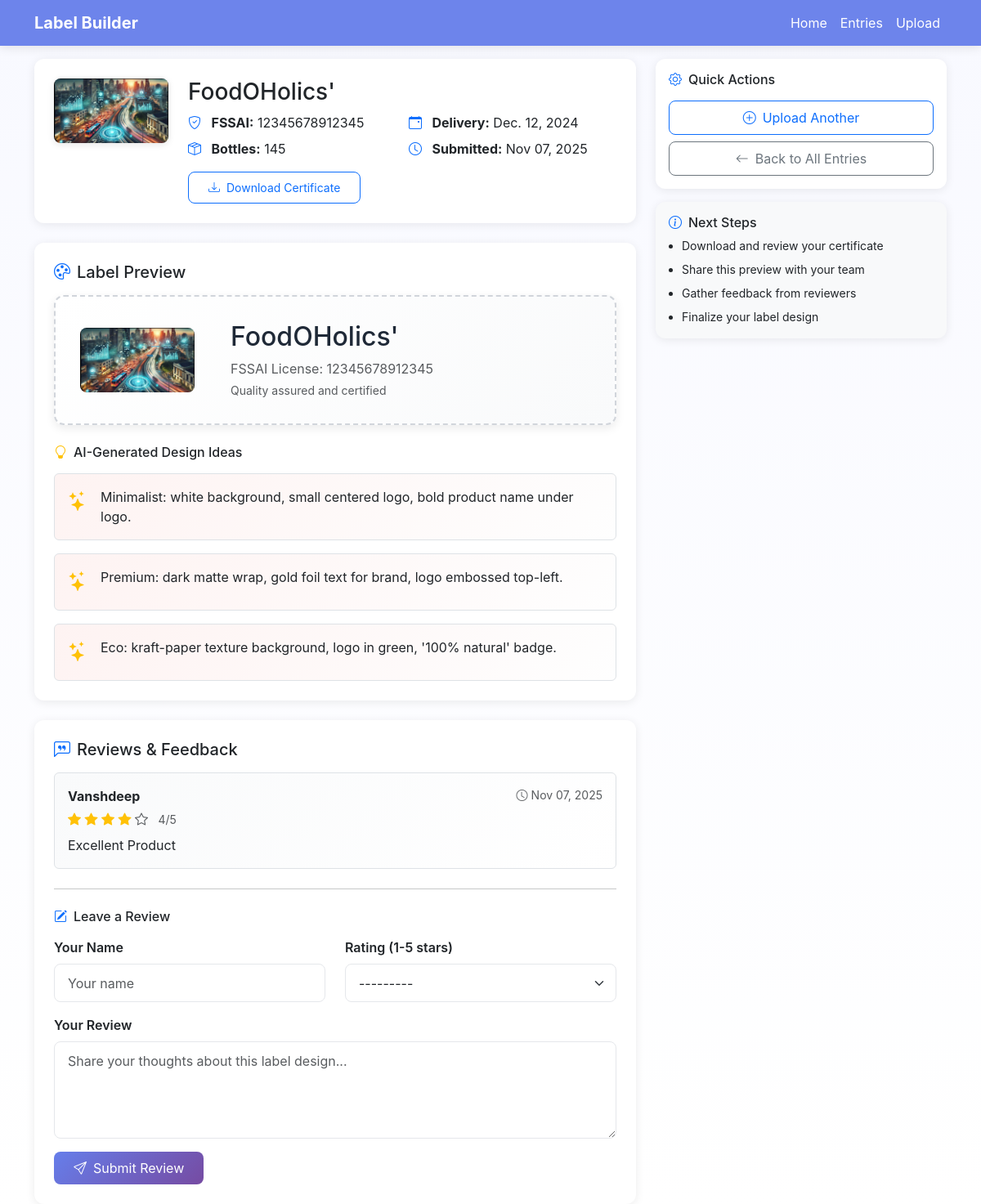
Screenshot of /entry/2/ with the database file from the repository.
### bottle/models.py (models this page shows, shortened)
class FSSAIEntry(models.Model):
    fssai_code = models.CharField(max_length=100)
    authorisation_name = models.CharField(max_length=150)
    date_of_delivery = models.DateField()
    number_of_orders = models.PositiveIntegerField()
    logo = models.ImageField(upload_to='logos/')
    certificate = models.FileField(upload_to='certificates/')
    submitted_at = models.DateTimeField(default=timezone.now)

class Review(models.Model):
    entry = models.ForeignKey(FSSAIEntry, on_delete=models.CASCADE, related_name='reviews')
    name = models.CharField(max_length=100)
    rating = models.IntegerField(choices=[(i, i) for i in range(1, 6)])
    feedback = models.TextField()
    created_at = models.DateTimeField(auto_now_add=True)

### bottle/views.py (the view)
# urls.py: path('entry/<int:pk>/', views.detail, name='detail'),
def detail(request, pk):
    entry = get_object_or_404(FSSAIEntry, pk=pk)
    if request.method == 'POST':
        rform = ReviewForm(request.POST)
        if rform.is_valid():
            rev = rform.save(commit=False)
            rev.entry = entry
            rev.save()
            messages.success(request, 'Thank you for your review!')
            return redirect(reverse('bottle:detail', args=[entry.id]))
    else:
        rform = ReviewForm()
    logo_url = entry.logo.url if entry.logo else ''
    ideas = [
        "Minimalist: white background, small centered logo, bold product name under logo.",
        "Premium: dark matte wrap, gold foil text for brand, logo embossed top-left.",
        "Eco: kraft-paper texture background, logo in green, '100% natural' badge.",
    ]
    return render(request, 'bottle/detail.html', {
        'entry': entry,
        'review_form': rform,
        'ideas': ideas,
        'logo_url': logo_url,
    })

### bottle/forms.py
class ReviewForm(forms.ModelForm):
    class Meta:
        model = Review
        fields = ['name', 'rating', 'feedback']
        widgets = {
            'name': forms.TextInput(attrs={
                'placeholder': 'Your name',
                'class': 'form-control'
            }),
            'rating': forms.Select(attrs={
                'class': 'form-select'
            }),
            'feedback': forms.Textarea(attrs={
                'rows': 4,
                'placeholder': 'Share your thoughts about this label design...',
                'class': 'form-control'
            }),
        }
        labels = {
            'name': 'Your Name',
            'rating': 'Rating (1-5 stars)',
            'feedback': 'Your Review',
        }

### templates/bottle/detail.html (shortened to what this page needs)
{% extends 'bottle/base.html' %}
{% block content %}
  <div class="row">
    <div class="col-lg-8">
      <div class="card mb-4">
        <div class="card-body p-4">
          <div class="d-flex align-items-start">
            <div class="me-4">
              {% if entry.logo %}
                <img src="{{ entry.logo.url }}" class="logo-thumb" alt="logo" style="max-width: 140px; max-height: 140px;">
              {% else %}
                <div class="logo-thumb d-flex align-items-center justify-content-center bg-light" style="width: 140px; height: 140px;">
                  <i class="bi bi-image text-muted" style="font-size: 3rem;"></i>
                </div>
              {% endif %}
            </div>
            <div class="flex-grow-1">
              <h3 class="mb-2">{{ entry.authorisation_name }}</h3>
              <div class="row g-3">
                <div class="col-md-6">
                  <p class="mb-2">
                    <i class="bi bi-shield-check text-primary me-2"></i>
                    <strong>FSSAI:</strong> {{ entry.fssai_code }}
                  </p>
                  <p class="mb-2">
                    <i class="bi bi-box-seam text-primary me-2"></i>
                    <strong>Bottles:</strong> {{ entry.number_of_orders }}
                  </p>
                </div>
                <div class="col-md-6">
                  <p class="mb-2">
                    <i class="bi bi-calendar-event text-primary me-2"></i>
                    <strong>Delivery:</strong> {{ entry.date_of_delivery }}
                  </p>
                  <p class="mb-2">
                    <i class="bi bi-clock text-primary me-2"></i>
                    <strong>Submitted:</strong> {{ entry.submitted_at|date:"M d, Y" }}
                  </p>
                </div>
              </div>
              {% if entry.certificate %}
                <a href="{{ entry.certificate.url }}" target="_blank" class="btn btn-outline-primary btn-sm mt-2">
                  <i class="bi bi-download me-2"></i>Download Certificate
                </a>
              {% endif %}
            </div>
          </div>
        </div>
      </div>
      <div class="card mb-4">
        <div class="card-body p-4">
          <h5 class="mb-3">
            <i class="bi bi-palette text-primary me-2"></i>Label Preview
          </h5>
          <div class="label-preview my-3">
            <div class="d-flex align-items-center">
              <div style="flex:0 0 160px;">
                {% if entry.logo %}
                  <img src="{{ entry.logo.url }}" alt="logo" style="max-width:140px; border-radius: 8px;">
                {% else %}
                  <div class="bg-light rounded p-3 text-center">
                    <i class="bi bi-image text-muted" style="font-size: 3rem;"></i>
                  </div>
                {% endif %}
              </div>
              <div class="ms-4">
                <h2 class="mb-2" style="color: #1f2937;">{{ entry.authorisation_name }}</h2>
                <p class="mb-1 text-muted">FSSAI License: {{ entry.fssai_code }}</p>
                <p class="mb-0 small text-muted">Quality assured and certified</p>
              </div>
            </div>
          </div>
          <h6 class="mt-4 mb-3">
            <i class="bi bi-lightbulb text-warning me-2"></i>AI-Generated Design Ideas
          </h6>
          <div class="row g-3">
            {% for idea in ideas %}
              <div class="col-12">
                <div class="p-3 border rounded" style="background: linear-gradient(135deg, #fef3f2 0%, #fefefe 100%);">
                  <div class="d-flex">
                    <i class="bi bi-stars text-warning me-3" style="font-size: 1.5rem;"></i>
                    <p class="mb-0">{{ idea }}</p>
                  </div>
                </div>
              </div>
            {% endfor %}
          </div>
        </div>
      </div>
      <div class="card">
        <div class="card-body p-4">
          <h5 class="mb-3">
            <i class="bi bi-chat-left-quote text-primary me-2"></i>Reviews & Feedback
          </h5>
          {% include 'bottle/_reviews.html' %}
          <hr class="my-4">
          <h6 class="mb-3">
            <i class="bi bi-pencil-square text-primary me-2"></i>Leave a Review
          </h6>
          <form method="post">
            <div class="row">
              <div class="col-md-6 mb-3">
                <label class="form-label fw-semibold">{{ review_form.name.label }}</label>
                {{ review_form.name }}
              </div>
              <div class="col-md-6 mb-3">
                <label class="form-label fw-semibold">{{ review_form.rating.label }}</label>
                {{ review_form.rating }}
              </div>
            </div>
            <div class="mb-3">
              <label class="form-label fw-semibold">{{ review_form.feedback.label }}</label>
              {{ review_form.feedback }}
            </div>
            <button type="submit" class="btn btn-primary">
              <i class="bi bi-send me-2"></i>Submit Review
            </button>
          </form>
        </div>
      </div>
    </div>
    <div class="col-lg-4">
      <div class="card mb-3">
        <div class="card-body">
          <h6 class="mb-3">
            <i class="bi bi-gear text-primary me-2"></i>Quick Actions
          </h6>
          <div class="d-grid gap-2">
            <a class="btn btn-outline-primary" href="{% url 'bottle:upload' %}">
              <i class="bi bi-plus-circle me-2"></i>Upload Another
            </a>
            <a class="btn btn-outline-secondary" href="{% url 'bottle:home' %}">
              <i class="bi bi-arrow-left me-2"></i>Back to All Entries
            </a>
          </div>
        </div>
      </div>
      <div class="card bg-light">
        <div class="card-body">
          <h6 class="mb-2">
            <i class="bi bi-info-circle text-primary me-2"></i>Next Steps
          </h6>
          <ul class="small mb-0 ps-3">
            <li class="mb-2">Download and review your certificate</li>
            <li class="mb-2">Share this preview with your team</li>
            <li class="mb-2">Gather feedback from reviewers</li>
            <li>Finalize your label design</li>
          </ul>
        </div>
      </div>
    </div>
  </div>
{% endblock %}

### templates/bottle/_reviews.html
{% if entry.reviews.count %}
  <div class="mb-3">
    {% for rev in entry.reviews.all|dictsortreversed:"created_at" %}
      <div class="p-3 mb-3 border rounded" style="background: linear-gradient(135deg, #f9fafb 0%, #ffffff 100%);">
        <div class="d-flex justify-content-between align-items-start mb-2">
          <div>
            <strong class="text-dark">{{ rev.name }}</strong>
            <div class="mt-1">
              {% for i in "12345" %}
                {% if forloop.counter <= rev.rating %}
                  <i class="bi bi-star-fill text-warning"></i>
                {% else %}
                  <i class="bi bi-star text-muted"></i>
                {% endif %}
              {% endfor %}
              <span class="ms-2 small text-muted">{{ rev.rating }}/5</span>
            </div>
          </div>
          <small class="text-muted">
            <i class="bi bi-clock me-1"></i>{{ rev.created_at|date:"M d, Y" }}
          </small>
        </div>
        <p class="mb-0 text-dark">{{ rev.feedback }}</p>
      </div>
    {% endfor %}
  </div>
{% else %}
  <div class="text-center py-4 mb-3 bg-light rounded">
    <i class="bi bi-chat-left-dots text-muted" style="font-size: 2.5rem;"></i>
    <p class="text-muted mb-0 mt-2">No reviews yet — be the first to share your thoughts!</p>
  </div>
{% endif %}

### templates/bottle/base.html (style rules this page uses)
body { padding-top: 72px; background: linear-gradient(180deg,#f8f9ff 0%, #ffffff 100%); font-family: -apple-system, BlinkMacSystemFont, 'Segoe UI', Roboto, 'Helvetica Neue', Arial, sans-serif; }
.logo-thumb { max-width: 120px; max-height: 80px; object-fit: contain; border-radius: 8px; box-shadow: 0 2px 8px rgba(0,0,0,0.1); }
.label-preview { border: 2px dashed #d1d5db; padding: 30px; border-radius: 12px; background: linear-gradient(135deg, #ffffff 0%, #f9fafb 100%); box-shadow: 0 4px 12px rgba(0,0,0,0.08); }
.card { border: none; border-radius: 12px; box-shadow: 0 2px 12px rgba(0,0,0,0.08); transition: all 0.3s ease; }
.btn { border-radius: 8px; padding: 0.5rem 1.5rem; }
.btn-primary { background: linear-gradient(135deg, #667eea 0%, #764ba2 100%); border: none; }
.form-control, .form-select { border-radius: 8px; border: 1px solid #e5e7eb; padding: 0.65rem 1rem; }

### rows the page displays
FSSAIEntry: logo (picture), authorisation_name "FoodOHolics'", fssai_code "12345678912345", number_of_orders "145", date_of_delivery "Dec. 12, 2024", submitted_at "Nov 07, 2025"
Review: name "Vanshdeep", rating "4", created_at "Nov 07, 2025", feedback "Excellent Product"

### other values shown
{{ idea }} "Minimalist: white background, small centered logo, bold product name under logo." "Premium: dark matte wrap, gold foil text for brand, logo embossed top-left." "Eco: kraft-paper texture background, logo in green, '100% natural' badge."
{{ review_form.name.label }} "Your Name"
{{ review_form.rating.label }} "Rating (1-5 stars)"
{{ review_form.feedback.label }} "Your Review"
